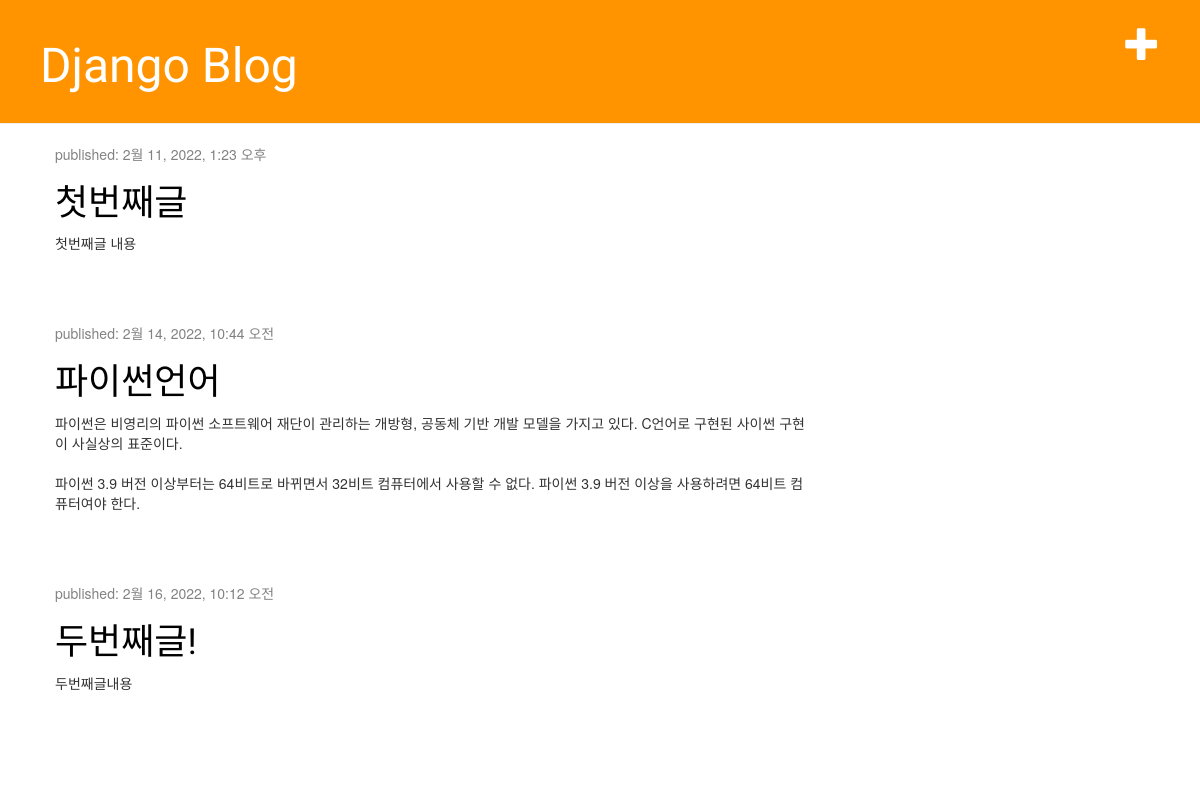
Screenshot of /blog/ with the database file from the repository.
### blog/models.py (models this page shows, shortened)
class Post(models.Model): # 글 클래스 만들기
    author = models.ForeignKey('auth.User',on_delete=models.CASCADE)
    title = models.CharField(max_length=200,validators=[min_length_2_validator])
    text = models.TextField()
    created_date = models.DateTimeField(default=timezone.now)
    published_date = models.DateTimeField(blank=True, null=True)

### blog/views.py (the view)
# urls.py: path('',views.post_list,name = 'post_list_home'), ##views.post_list 함수를 실행한다. name에 들어온 이름으로 요청이와도 views.함수 를 실행한다.
def post_list(request):
    myname = '장고웹프레임워크'
    http_method = request.method ##객체를 받을 변수, request.method = 속성 # get or post
    posts = Post.objects.filter(published_date__lte = timezone.now()).\
        order_by('published_date')
    return render(request,'blog/post_list.html',{'post_list':posts}) ##html에서 for loop에서 쓰이는 post_lisst

### blog/templates/blog/post_list.html
{% extends 'blog/base.html' %}
{% block content %}
    {% for post in post_list %}
        <div class="post">
            <div class="date">
                <p>published: {{ post.published_date }}</p>
            </div>
            <h1><a href="{% url 'post_detail' pk=post.pk%}">{{ post.title }}</a></h1>
            <p>{{ post.text| linebreaksbr }}</p>
        </div>
    {% empty %}
        <p>Blog(글)이 없습니다.</p>
    {% endfor %}
{% endblock %}

### blog/static/css/blog.css (style rules this page uses)
h1, h2, h3, h4 { font-family: 'Lobster', cursive; }
.date { color: #828282; }
.post { margin-bottom: 70px; }
.post h1 a, .post h1 a:visited { color: #000000; }

### rows the page displays
Post: published_date "2월 11, 2022, 1:23 오후", title "첫번째글", text "첫번째글 내용"
Post: published_date "2월 14, 2022, 10:44 오전", title "파이썬언어", text "파이썬은 비영리의 파이썬 소프트웨어 재단이 관리하는 개방형, 공동체 기반 개발 모델을 가지고 있다. C언어로 구현된 사이썬 구현이 사실상의 표준이다. 파이썬 3.9 버전 이상부터는 64비트로 바뀌면서 32비트 컴퓨터에서 사용할 수 없다. 파이썬 3.9 버전 이상을 사용하려면 64비트 컴퓨터여야 한다."
Post: published_date "2월 16, 2022, 10:12 오전", title "두번째글!", text "두번째글내용"
